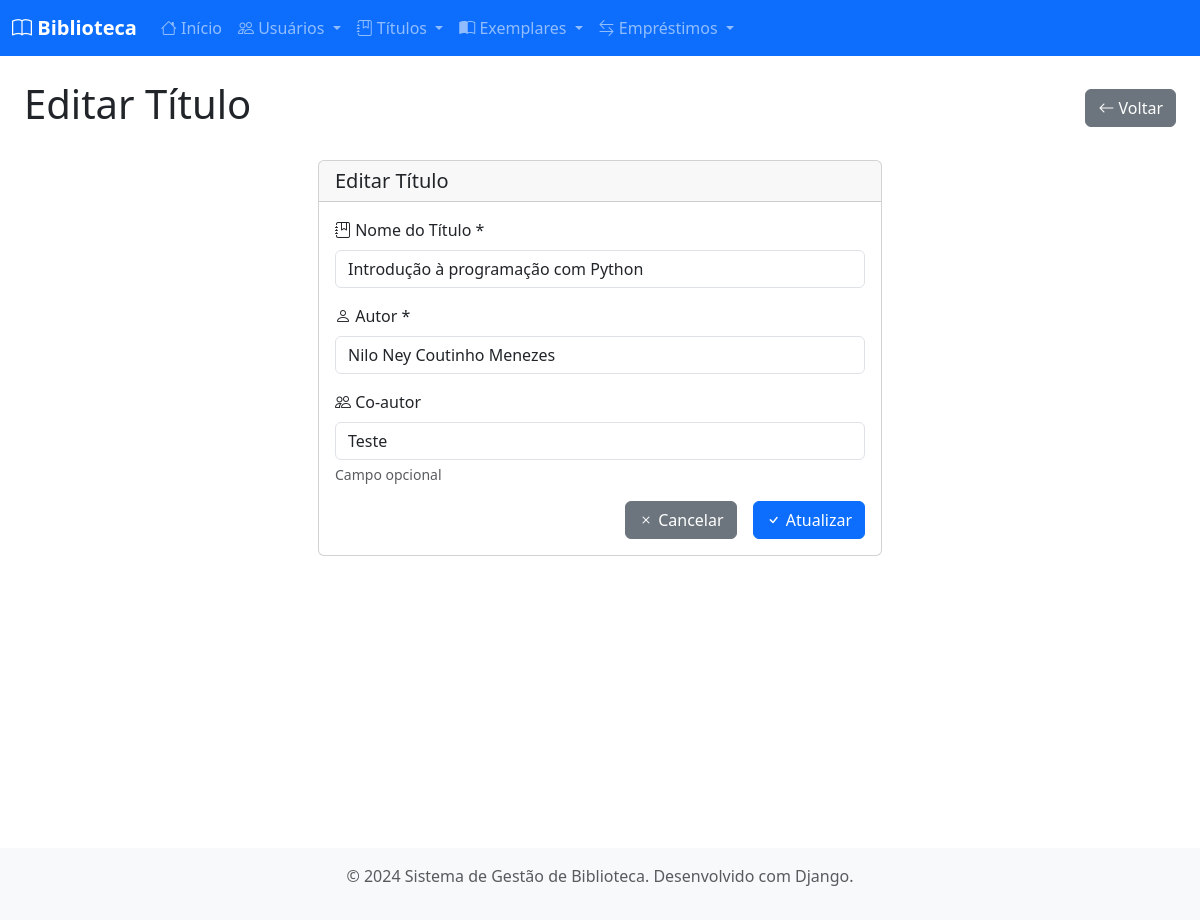
The app's page /titulos/1/editar/ with its own data.
### biblioteca/models.py (models this page shows, shortened)
class Titulo(models.Model):
    id_titulo = models.AutoField(primary_key=True)
    nome = models.CharField(max_length=300)
    autor = models.CharField(max_length=200)
    co_autor = models.CharField(max_length=200, blank=True, null=True)
    data_cadastro = models.DateTimeField(default=timezone.now)
    class Meta:
        verbose_name = "Título"
        verbose_name_plural = "Títulos"

### biblioteca/views.py (the view)
# urls.py: path('titulos/<int:pk>/editar/', views.titulo_edit, name='titulo_edit'),
def titulo_edit(request, pk):
    titulo = get_object_or_404(Titulo, pk=pk)
    if request.method == 'POST':
        form = TituloForm(request.POST, instance=titulo)
        if form.is_valid():
            form.save()
            messages.success(request, 'Título atualizado com sucesso!')
            return redirect('titulo_list')
    else:
        form = TituloForm(instance=titulo)
    return render(request, 'biblioteca/titulo_form.html', {
        'form': form,
        'title': 'Editar Título',
        'titulo': titulo
    })

### biblioteca/forms.py
class TituloForm(forms.ModelForm):
    class Meta:
        model = Titulo
        fields = ['nome', 'autor', 'co_autor']
        widgets = {
            'nome': forms.TextInput(attrs={'class': 'form-control'}),
            'autor': forms.TextInput(attrs={'class': 'form-control'}),
            'co_autor': forms.TextInput(attrs={'class': 'form-control'}),
        }

### biblioteca/templates/biblioteca/titulo_form.html (shortened to what this page needs)
{% extends 'biblioteca/base.html' %}
{% block content %}
<div class="container-fluid">
    <div class="row">
        <div class="col-12">
            <div class="d-flex justify-content-between align-items-center mb-4">
                <h1>
                    <i class="bi bi-journal{% if titulo %}-gear{% else %}-plus{% endif %}"></i> {{ title }}
                </h1>
                <a href="{% url 'titulo_list' %}" class="btn btn-secondary">
                    <i class="bi bi-arrow-left"></i> Voltar
                </a>
            </div>
        </div>
    </div>
    <div class="row justify-content-center">
        <div class="col-md-8 col-lg-6">
            <div class="card">
                <div class="card-header">
                    <h5 class="card-title mb-0">
                        {% if titulo %}
                             Editar Título
                        {% else %}
                            <i class="bi bi-journal-plus"></i> Novo Título
                        {% endif %}
                    </h5>
                </div>
                <div class="card-body">
                    <form method="post">
                        <div class="mb-3">
                            <label for="{{ form.nome.id_for_label }}" class="form-label">
                                <i class="bi bi-journal-bookmark"></i> Nome do Título *
                            </label>
                            {{ form.nome }}
                        </div>
                        <div class="mb-3">
                            <label for="{{ form.autor.id_for_label }}" class="form-label">
                                <i class="bi bi-person"></i> Autor *
                            </label>
                            {{ form.autor }}
                        </div>
                        <div class="mb-3">
                            <label for="{{ form.co_autor.id_for_label }}" class="form-label">
                                <i class="bi bi-people"></i> Co-autor
                            </label>
                            {{ form.co_autor }}
                            <div class="form-text">Campo opcional</div>
                        </div>
                        <div class="d-grid gap-2 d-md-flex justify-content-md-end">
                            <a href="{% url 'titulo_list' %}" class="btn btn-secondary me-md-2">
                                <i class="bi bi-x"></i> Cancelar
                            </a>
                            <button type="submit" class="btn btn-primary">
                                <i class="bi bi-check"></i>
                                {% if titulo %}Atualizar{% else %}Cadastrar{% endif %}
                            </button>
                        </div>
                    </form>
                </div>
            </div>
        </div>
    </div>
</div>
{% endblock %}

### records on screen
Titulo: nome "Introdução à programação com Python", autor "Nilo Ney Coutinho Menezes", co_autor "Teste"

### other values on screen
{{ title }} "Editar Título"
